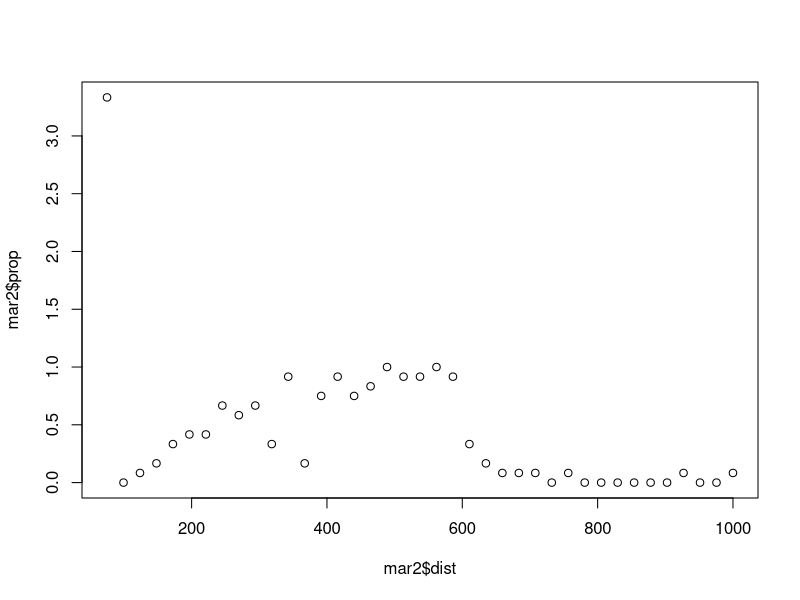
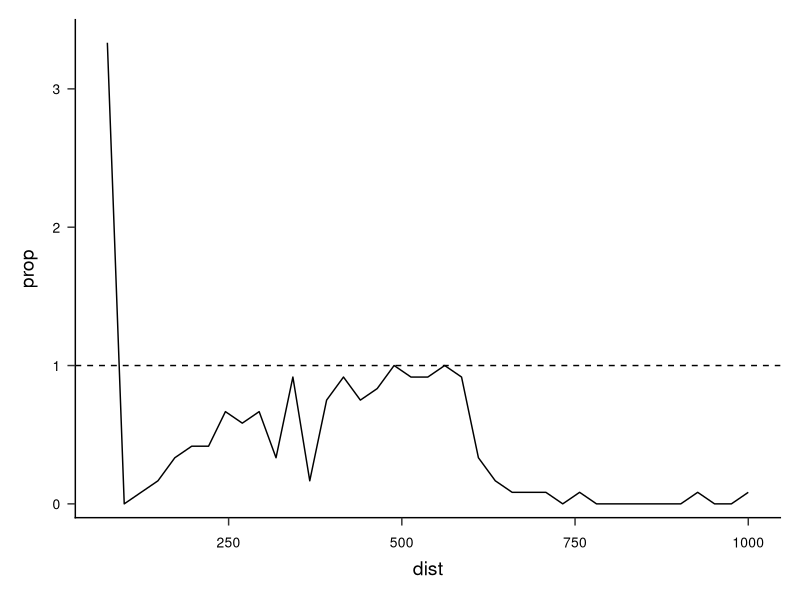

Generate these figures, in order, with R: (Note: this script raises an error after producing the figures.)
#==================================================================================================
# Range test
# Date: March 15, 2022
# Creator: Luke Henslee, ADF&G and CFOS, UAF
#
# Purpose: 
#==================================================================================================
#NOTES: 
#==================================================================================================

# Load packages ####
library(tidyverse)
library(lubridate)


# Set working directory ####
setwd("C:/Users/lhhenslee/Desktop/Luke/School/Thesis/Chapter 2/Chapter-2") # Work
setwd("C:/Users/lukeh/Desktop/School/GIT repos/Chapter-2") # School

# Import data ####

mar <- read.csv('data/marine_range.csv')

# Manipulate data ####
mar$mdy.hms <- mdy_hms(paste(mar$Date, mar$Time, sep = ' '))
mar$unix <- as.numeric(mar$mdy.hms)
mar$minute2 <- minute(mar$mdy.hms)

# Detections per min ####
mar2 <- mar |>
  mutate(minute = 1 + ((unix - min(unix)) %/% 60)) |>
  mutate(minute = factor(minute, levels = seq(1, max(minute)))) |>
  mutate(Tag.ID = factor(Tag.ID)) |>
  group_by(minute, Tag.ID, .drop = FALSE) |>
  summarize(freq = n(), .groups = "drop")


mar2$prop <- mar2$freq/12
mar2$dist <- seq(75, 1000, length = nrow(mar2))


# Visualize ####

plot(x = mar2$dist, mar2$prop)

ggplot(data = mar2, aes(x = dist, y = prop)) +
  geom_line() +
  geom_hline(yintercept = 1, linetype = 'dashed') +
  scale_x_continuous(limits = c(75, 1000)) +
  scale_y_continuous(limits = c(-0.1, 3.5), expand = c(0,0)) +
  theme_classic() +
  theme (axis.title.y = element_text(size = 14, margin = margin(t = 0, r = 10, b = 0, l = 0), colour = "black"),
         axis.title.x = element_text(size = 14, margin = margin(t = 10, r = 0, b = 0, l = 0), colour = "black"),
         #set the font type
         text = element_text(),
         #modify plot title, the B in this case
         plot.title = element_text(face = "bold"),
         #position the legend on the figure
         legend.position = c(.65, .7),
         legend.title = element_text(size = 14),
         #adjust size of text for legend
         legend.text = element_text(size = 14),
         #margin for the plot
         plot.margin = unit(c(0.5, 0.5, 0.5, 0.5), "cm"),
         strip.background = element_blank(),
         strip.text = element_text(size = 14),
         #set size of the tick marks for y-axis
         axis.ticks.y = element_line(size = 0.5),
         #set size of the tick marks for x-axis
         axis.ticks.x = element_line(size = 0.5),
         #adjust length of the tick marks
         axis.ticks.length = unit(0.2,"cm"),
         #set size and location of the tick labels for the y axis
         axis.text.y = element_text(colour = "black", size = 10, angle = 0, vjust = 0.5, hjust = 1,
                                    margin = margin(t = 0, r = 5, b = 0, l = 0)),
         #set size and location of the tick labels for the x axis
         axis.text.x = element_text(colour = "black", size = 10, angle = 0, vjust = 0, hjust = 0.5,
                                    margin = margin(t = 5, r = 0, b = 0, l = 0)),
         #set the axis size, color, and end shape
         axis.line = element_line(colour = "black", size = 0.5, lineend = "square"))

# Try with the mystery data

riv24 <- read.csv('data/range/marine_range_24.csv', skip = 45)
riv71 <- read.csv('data/range/marine_range_71.csv', skip = 45)

marx2 <- rbind(mar24, mar71)

marx2$unix <- as.numeric(mdy_hms(paste(marx2$Date, marx2$Time, sep = ' ')))

unkrange <- marx2 %>% 
  filter(unix > 1595431620, unix < 1595432407, Tag.ID %in% c('15501', '15442'))

plot(x = unkrange$unix, unkrange$Power)

unk2 <- unkrange |>
  mutate(minute = 1 + ((unix - min(unix)) %/% 60)) |>
  mutate(minute = factor(minute, levels = seq(1, max(minute)))) |>
  mutate(Tag.ID = factor(Tag.ID)) |>
  group_by(minute, Tag.ID, .drop = FALSE) |>
  summarize(freq = n(), .groups = "drop")
unk2$prop <- unk2$freq/12

unk2$dist <- seq(161, 66, length = nrow(unk2))
plot(x = unk2$dist, unk2$prop)

unk3 <- marx2 %>% filter(unix > 1595432407, unix < 1595433060, Tag.ID %in% c('15501', '15442'))

unk4 <- unk3 |>
  mutate(minute = 1 + ((unix - min(unix)) %/% 60)) |>
  mutate(minute = factor(minute, levels = seq(1, max(minute)))) |>
  mutate(Tag.ID = factor(Tag.ID)) |>
  group_by(minute, Tag.ID, .drop = FALSE) |>
  summarize(freq = n(), .groups = "drop")
unk4$prop <- unk4$freq/12
unk4$dist <- seq(46, 400, length = nrow(unk4))

plot(x = unk4$dist, y = unk4$prop)

unk <- rbind (unk2, unk4)
plot(unk$dist, unk$prop)

marine <- marx2 %>% filter(unix > 1599559662, unix < 1599562000, Tag.ID == '15536')

marine2 <- marine |>
  mutate(minute = 1 + ((unix - min(unix)) %/% 60)) |>
  mutate(minute = factor(minute, levels = seq(1, max(minute)))) |>
  mutate(Tag.ID = factor(Tag.ID)) |>
  group_by(minute, Tag.ID, .drop = FALSE) |>
  summarize(freq = n(), .groups = "drop")
marine2$prop <- marine2$freq/24
marine2$dist <- seq(50, 1000, length = nrow(marine2))

plot(x = marine2$dist, y = marine2$prop)

koy <- marx2 %>% filter(unix > 1595603404, unix < 1595604903, Tag.ID %in% c('15477', '15442'))

koy.1 <- marx2 %>% filter(unix > 1595603405, unix < 1595603729, Tag.ID %in% c('15477', '15442'))
koy.1 <- koy.1 |>
  mutate(minute = 1 + ((unix - min(unix)) %/% 60)) |>
  mutate(minute = factor(minute, levels = seq(1, max(minute)))) |>
  mutate(Tag.ID = factor(Tag.ID)) |>
  group_by(minute, Tag.ID, .drop = FALSE) |>
  summarize(freq = n(), .groups = "drop")

koy.2 <- marx2 %>% filter(unix > 1595603729, unix < 1595603883, Tag.ID %in% c('15477', '15442'))
koy.2 <- koy.2 |>
  mutate(minute = 1 + ((unix - min(unix)) %/% 60)) |>
  mutate(minute = factor(minute, levels = seq(1, max(minute)))) |>
  mutate(Tag.ID = factor(Tag.ID)) |>
  group_by(minute, Tag.ID, .drop = FALSE) |>
  summarize(freq = n(), .groups = "drop")
koy.3 <- marx2 %>% filter(unix > 1595604022, unix < 1595604078, Tag.ID %in% c('15477', '15442'))
koy.3 <- koy.3 |>
  mutate(minute = 1 + ((unix - min(unix)) %/% 60)) |>
  mutate(minute = factor(minute, levels = seq(1, max(minute)))) |>
  mutate(Tag.ID = factor(Tag.ID)) |>
  group_by(minute, Tag.ID, .drop = FALSE) |>
  summarize(freq = n(), .groups = "drop")
koy.4 <- marx2 %>% filter(unix > 1595604077, unix < 1595604253, Tag.ID %in% c('15477', '15442'))
koy.4 <- koy.4 |>
  mutate(minute = 1 + ((unix - min(unix)) %/% 60)) |>
  mutate(minute = factor(minute, levels = seq(1, max(minute)))) |>
  mutate(Tag.ID = factor(Tag.ID)) |>
  group_by(minute, Tag.ID, .drop = FALSE) |>
  summarize(freq = n(), .groups = "drop")
koy.5 <- marx2 %>% filter(unix > 1595604253, unix < 1595604842, Tag.ID %in% c('15477', '15442'))
koy.5 <- koy.5 |>
  mutate(minute = 1 + ((unix - min(unix)) %/% 60)) |>
  mutate(minute = factor(minute, levels = seq(1, max(minute)))) |>
  mutate(Tag.ID = factor(Tag.ID)) |>
  group_by(minute, Tag.ID, .drop = FALSE) |>
  summarize(freq = n(), .groups = "drop")

koy <- rbind(koy.1, koy.2, koy.3, koy.4, koy.5)

koy$prop <- koy$freq/12
koy$dist <- c(seq(350, 20, length = 20), seq(100, 400, length = 16))

plot(koy$dist, koy$prop)

koy2 <- koy |>
  mutate(minute = 1 + ((unix - min(unix)) %/% 60)) |>
  mutate(minute = factor(minute, levels = seq(1, max(minute)))) |>
  mutate(Tag.ID = factor(Tag.ID)) |>
  group_by(minute, Tag.ID, .drop = FALSE) |>
  summarize(freq = n(), .groups = "drop")
koy2$prop <- koy2$freq/12
koy2$dist <- c(seq(300, 20, length = 40), seq(30, 500, length = 10))

plot(koy2$dist, koy2$prop)

unk.plot <- ggplot(data = unk, aes(x = dist, y = prop)) +
  geom_point() +
  xlab('Distance (m)') +
  ylab('Proportion of transmissions detected') +
  geom_smooth(method = "gam", formula = y ~ s(x, bs = "cs"), se = F) +
  scale_x_continuous(limits = c(45, 400), expand = c(0,0)) +
  scale_y_continuous(limits = c(0, 1), expand = c(0,0), breaks = seq(0,1,.25)) +
  theme_classic() +
  theme (axis.title.y = element_text(size = 14, margin = margin(t = 0, r = 10, b = 0, l = 0), colour = "black"),
         axis.title.x = element_text(size = 14, margin = margin(t = 10, r = 0, b = 0, l = 0), colour = "black"),
         #set the font type
         text = element_text(),
         #modify plot title, the B in this case
         plot.title = element_text(face = "bold"),
         #position the legend on the figure
         legend.position = c(.65, .7),
         legend.title = element_text(size = 14),
         #adjust size of text for legend
         legend.text = element_text(size = 14),
         #margin for the plot
         plot.margin = unit(c(0.5, 0.5, 0.5, 0.5), "cm"),
         strip.background = element_blank(),
         strip.text = element_text(size = 14),
         #set size of the tick marks for y-axis
         axis.ticks.y = element_line(size = 0.5),
         #set size of the tick marks for x-axis
         axis.ticks.x = element_line(size = 0.5),
         #adjust length of the tick marks
         axis.ticks.length = unit(0.2,"cm"),
         #set size and location of the tick labels for the y axis
         axis.text.y = element_text(colour = "black", size = 10, angle = 0, vjust = 0.5, hjust = 1,
                                    margin = margin(t = 0, r = 5, b = 0, l = 0)),
         #set size and location of the tick labels for the x axis
         axis.text.x = element_text(colour = "black", size = 10, angle = 0, vjust = 0, hjust = 0.5,
                                    margin = margin(t = 5, r = 0, b = 0, l = 0)),
         #set the axis size, color, and end shape
         axis.line = element_line(colour = "black", size = 0.5, lineend = "square"))

unk.plot

ggsave(unk.plot, file = 'figs/unk_range_gam.png', width = 12, height = 10, units = "cm", dpi = 300)

koy.plot <- ggplot(data = koy, aes(x = dist, y = prop)) +
  geom_point() +
  geom_smooth(method = "gam", formula = y ~ s(x, bs = "cs"), se = F) +
  xlab('Distance (m)') +
  ylab('Proportion of transmissions detected') +
  scale_x_continuous(limits = c(50, 400), expand = c(0,0)) +
  scale_y_continuous(limits = c(0, 1), expand = c(0,0)) +
  theme_classic() +
  theme (axis.title.y = element_text(size = 14, margin = margin(t = 0, r = 10, b = 0, l = 0), colour = "black"),
         axis.title.x = element_text(size = 14, margin = margin(t = 10, r = 0, b = 0, l = 0), colour = "black"),
         #set the font type
         text = element_text(),
         #modify plot title, the B in this case
         plot.title = element_text(face = "bold"),
         #position the legend on the figure
         legend.position = c(.65, .7),
         legend.title = element_text(size = 14),
         #adjust size of text for legend
         legend.text = element_text(size = 14),
         #margin for the plot
         plot.margin = unit(c(0.5, 0.5, 0.5, 0.5), "cm"),
         strip.background = element_blank(),
         strip.text = element_text(size = 14),
         #set size of the tick marks for y-axis
         axis.ticks.y = element_line(size = 0.5),
         #set size of the tick marks for x-axis
         axis.ticks.x = element_line(size = 0.5),
         #adjust length of the tick marks
         axis.ticks.length = unit(0.2,"cm"),
         #set size and location of the tick labels for the y axis
         axis.text.y = element_text(colour = "black", size = 10, angle = 0, vjust = 0.5, hjust = 1,
                                    margin = margin(t = 0, r = 5, b = 0, l = 0)),
         #set size and location of the tick labels for the x axis
         axis.text.x = element_text(colour = "black", size = 10, angle = 0, vjust = 0, hjust = 0.5,
                                    margin = margin(t = 5, r = 0, b = 0, l = 0)),
         #set the axis size, color, and end shape
         axis.line = element_line(colour = "black", size = 0.5, lineend = "square"))

koy.plot

ggsave(koy.plot, file = 'figs/koy_range_gam.png', width = 12, height = 10, units = "cm", dpi = 300)


mar.plot <- ggplot(data = mar2, aes(x = dist, y = prop)) +
  geom_point() +
  geom_smooth(se = F) +
  xlab('Distance (m)') +
  ylab('Proportion of transmissions detected') +
  scale_x_continuous(limits = c(75, 1000), expand = c(0,0)) +
  scale_y_continuous(limits = c(0, 1), expand = c(0,0)) +
  theme_classic() +
  theme (axis.title.y = element_text(size = 14, margin = margin(t = 0, r = 10, b = 0, l = 0), colour = "black"),
         axis.title.x = element_text(size = 14, margin = margin(t = 10, r = 0, b = 0, l = 0), colour = "black"),
         #set the font type
         text = element_text(),
         #modify plot title, the B in this case
         plot.title = element_text(face = "bold"),
         #position the legend on the figure
         legend.position = c(.65, .7),
         legend.title = element_text(size = 14),
         #adjust size of text for legend
         legend.text = element_text(size = 14),
         #margin for the plot
         plot.margin = unit(c(0.5, 0.5, 0.5, 0.5), "cm"),
         strip.background = element_blank(),
         strip.text = element_text(size = 14),
         #set size of the tick marks for y-axis
         axis.ticks.y = element_line(size = 0.5),
         #set size of the tick marks for x-axis
         axis.ticks.x = element_line(size = 0.5),
         #adjust length of the tick marks
         axis.ticks.length = unit(0.2,"cm"),
         #set size and location of the tick labels for the y axis
         axis.text.y = element_text(colour = "black", size = 10, angle = 0, vjust = 0.5, hjust = 1,
                                    margin = margin(t = 0, r = 5, b = 0, l = 0)),
         #set size and location of the tick labels for the x axis
         axis.text.x = element_text(colour = "black", size = 10, angle = 0, vjust = 0, hjust = 0.5,
                                    margin = margin(t = 5, r = 0, b = 0, l = 0)),
         #set the axis size, color, and end shape
         axis.line = element_line(colour = "black", size = 0.5, lineend = "square"))

mar.plot

ggsave(mar.plot, file = 'figs/marine_range.png', width = 12, height = 10, units = "cm", dpi = 300)

mar.plot2 <- ggplot(data = marine2, aes(x = dist, y = prop)) +
  geom_point() +
  geom_smooth(method = "gam", formula = y ~ s(x, bs = "cs"), se = F) +
  xlab('Distance (m)') +
  ylab('Proportion of transmissions detected') +
  scale_x_continuous(limits = c(50, 1000), expand = c(0,0)) +
  scale_y_continuous(limits = c(0, 1), expand = c(0,0)) +
  theme_classic() +
  theme (axis.title.y = element_text(size = 14, margin = margin(t = 0, r = 10, b = 0, l = 0), colour = "black"),
         axis.title.x = element_text(size = 14, margin = margin(t = 10, r = 0, b = 0, l = 0), colour = "black"),
         #set the font type
         text = element_text(),
         #modify plot title, the B in this case
         plot.title = element_text(face = "bold"),
         #position the legend on the figure
         legend.position = c(.65, .7),
         legend.title = element_text(size = 14),
         #adjust size of text for legend
         legend.text = element_text(size = 14),
         #margin for the plot
         plot.margin = unit(c(0.5, 0.5, 0.5, 0.5), "cm"),
         strip.background = element_blank(),
         strip.text = element_text(size = 14),
         #set size of the tick marks for y-axis
         axis.ticks.y = element_line(size = 0.5),
         #set size of the tick marks for x-axis
         axis.ticks.x = element_line(size = 0.5),
         #adjust length of the tick marks
         axis.ticks.length = unit(0.2,"cm"),
         #set size and location of the tick labels for the y axis
         axis.text.y = element_text(colour = "black", size = 10, angle = 0, vjust = 0.5, hjust = 1,
                                    margin = margin(t = 0, r = 5, b = 0, l = 0)),
         #set size and location of the tick labels for the x axis
         axis.text.x = element_text(colour = "black", size = 10, angle = 0, vjust = 0, hjust = 0.5,
                                    margin = margin(t = 5, r = 0, b = 0, l = 0)),
         #set the axis size, color, and end shape
         axis.line = element_line(colour = "black", size = 0.5, lineend = "square"))

mar.plot2

ggsave(mar.plot2, file = 'figs/marine_range_gam.png', width = 17, height = 15, units = "cm", dpi = 300)

summary(mar.gam <- gam(prop ~ s(dist), data = marine2[-1,]))
marine2$pred <- c(0, predict(mar.gam))

ggplot(marine2, aes(x = dist, fill = as.factor(pred))) +
  geom_bar() +
  coord_polar(theta = 'y') +
  theme(legend.position = 'none')

marine2$pred[marine2$pred < 0] <- 0

marine3 <- marine2 %>% 
  mutate(bins = cut(pred,breaks = unique(quantile(pred,
                                                            probs=seq.int(0,1, by=1/5))), 
                                                   include.lowest=T))

marine3$Proportion <- as.factor(round(marine3$pred * 4,)/4)



range.plot <- ggplot(marine3, aes(x = dist, color = Proportion, fill = Proportion)) +
  geom_bar() +
  xlab('Distance from receiver (m)') +
  ylab('') +
  scale_x_continuous(limits = c(0, 1000)) +
  scale_fill_brewer(palette = 'GnBu') +
  scale_color_brewer(palette = 'GnBu') +
  coord_polar(theta = 'y') +
  theme_classic() +
  theme(axis.title.y = element_text(size = 14, margin = margin(t = 0, r = 10, b = 0, l = 0), colour = "black"),
        axis.title.x = element_text(size = 14, margin = margin(t = 10, r = 0, b = 0, l = 0), colour = "black"),
        #set the font type
        text = element_text(),
        #modify plot title, the B in this case
        plot.title = element_text(face = "bold"),
        #position the legend on the figure
        legend.title = element_text(size = 14),
        #adjust size of text for legend
        legend.text = element_text(size = 14),
        #margin for the plot
        plot.margin = unit(c(0.5, 0.5, 0.5, 0.5), "cm"),
        strip.background = element_blank(),
        strip.text = element_text(size = 14),
        #set size of the tick marks for y-axis
        axis.ticks.y = element_line(size = 0.5),
        #set size of the tick marks for x-axis
        axis.ticks.x = element_line(size = 0.5),
        #adjust length of the tick marks
        axis.ticks.length = unit(0.2,"cm"),
        #set size and location of the tick labels for the y axis
        axis.text.y = element_text(colour = "black", size = 10, angle = 0, vjust = 0.5, hjust = 1,
                                   margin = margin(t = 0, r = 5, b = 0, l = 0)),
        #set size and location of the tick labels for the x axis
        axis.text.x = element_blank(),
        #set the axis size, color, and end shape
        axis.line = element_line(colour = "black", size = 0.5, lineend = "square")) 

range.plot

ggsave(range.plot, file = 'figs/marine_range.png', width = 17, height = 15, units = "cm", dpi = 300)
